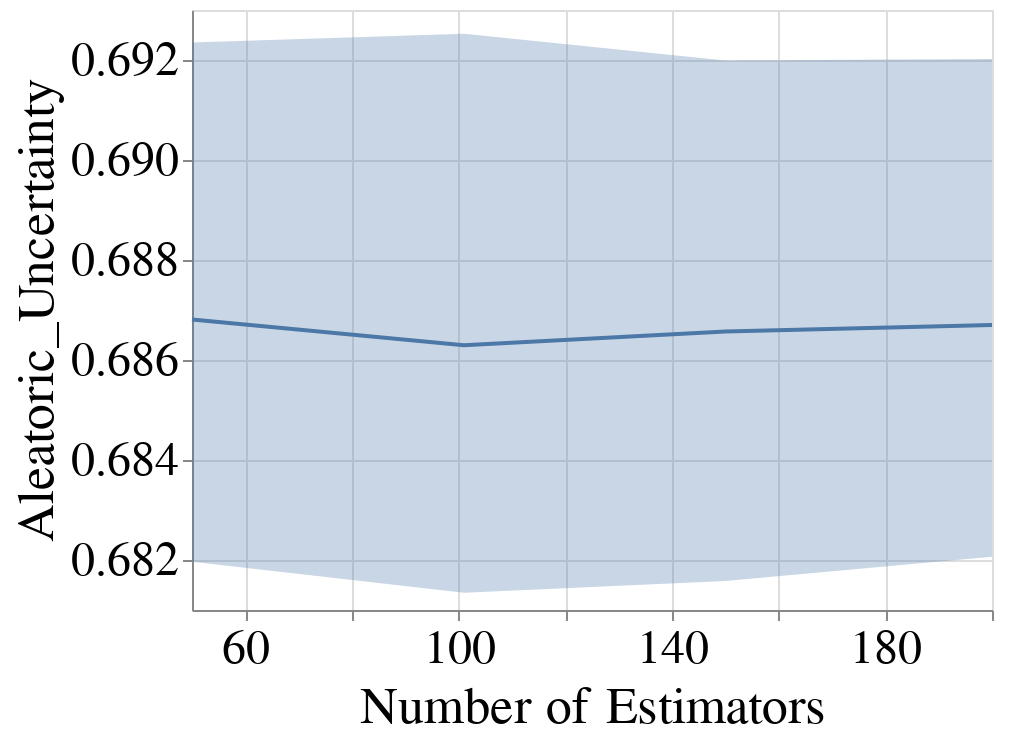

The notebook cell this image was saved under:
### Code cell
create_plot_for_diff_bootstrap_sizes(all_subgroup_metrics_df,
                                     dataset_name=DATASET_NAMES[0],
                                     metric_name='Aleatoric_Uncertainty',
                                     model_name=MODEL_NAMES[0],
                                     with_band=True)

### Figure 1 — Vega-Lite specification as saved in the notebook (floating-point values rounded to 4 significant figures)
{"config": {"view": {"continuousWidth": 400, "continuousHeight": 300}, "axis": {"labelFontSize": 24, "labelFontWeight": "normal", "titleFontSize": 26, "titleFontWeight": "normal"}, "legend": {"columns": 2, "direction": "horizontal", "labelFontSize": 22, "labelLimit": 400, "orient": "top", "symbolStrokeWidth": 10, "titleAnchor": "middle", "titleFontSize": 24, "titleLimit": 300}, "title": {"fontSize": 22}}, "layer": [{"mark": {"type": "errorband", "extent": "ci"}, "encoding": {"x": {"field": "Num_Estimators", "scale": {"domain": [50, 200], "nice": false, "zero": false}, "title": "Number of Estimators", "type": "quantitative"}, "y": {"field": "Metric_Value", "scale": {"zero": false}, "title": "Aleatoric_Uncertainty", "type": "quantitative"}}}, {"mark": "line", "encoding": {"x": {"field": "Num_Estimators", "scale": {"domain": [50, 200], "nice": false, "zero": false}, "title": "Number of Estimators", "type": "quantitative"}, "y": {"aggregate": "mean", "field": "Metric_Value", "scale": {"zero": false}, "title": "Aleatoric_Uncertainty", "type": "quantitative"}}}], "data": {"name": "data-703f6deb0c9e65a168a568da8c7bfd1d"}, "$schema": "https://vega.github.io/schema/vega-lite/v4.17.0.json", "datasets": {"data-703f6deb0c9e65a168a568da8c7bfd1d": [{"Metric": "Aleatoric_Uncertainty", "Model_Name": "RandomForestClassifier", "Dataset_Name": "Folktables_CA_2018_Income", "Num_Estimators": 50, "Record_Create_Date_Time": "2024-02-24T15:56:18.751000", "Session_Uuid": "f12c5c59-e58a-4f5a-bc5b-e33f81189fd7", "Experiment_Iteration": "Exp_iter_1", "Dataset_Split_Seed": 100, "Fair_Intervention_Params_Lst": "[0.0]", "Intervention_Param": 0.0, "Run_Start_Date_Time": "2024-02-24T15:47:09.491000", "Subgroup": "overall", "Metric_Value": 0.6832}, {"Metric": "Aleatoric_Uncertainty", "Model_Name": "RandomForestClassifier", "Dataset_Name": "Folktables_CA_2018_Income", "Num_Estimators": 50, "Record_Create_Date_Time": "2024-02-24T16:22:05.351000", "Session_Uuid": "f12c5c59-e58a-4f5a-bc5b-e33f81189fd7", "Experiment_Iteration": "Exp_iter_2", "Dataset_Split_Seed": 200, "Fair_Intervention_Params_Lst": "[0.0]", "Intervention_Param": 0.0, "Run_Start_Date_Time": "2024-02-24T16:12:38.307000", "Subgroup": "overall", "Metric_Value": 0.6804}, {"Metric": "Aleatoric_Uncertainty", "Model_Name": "RandomForestClassifier", "Dataset_Name": "Folktables_CA_2018_Income", "Num_Estimators": 50, "Record_Create_Date_Time": "2024-02-24T16:23:55.740000", "Session_Uuid": "f12c5c59-e58a-4f5a-bc5b-e33f81189fd7", "Experiment_Iteration": "Exp_iter_4", "Dataset_Split_Seed": 400, "Fair_Intervention_Params_Lst": "[0.0]", "Intervention_Param": 0.0, "Run_Start_Date_Time": "2024-02-24T16:14:35.126000", "Subgroup": "overall", "Metric_Value": 0.698}, {"Metric": "Aleatoric_Uncertainty", "Model_Name": "RandomForestClassifier", "Dataset_Name": "Folktables_CA_2018_Income", "Num_Estimators": 50, "Record_Create_Date_Time": "2024-02-24T16:31:34.018000", "Session_Uuid": "f12c5c59-e58a-4f5a-bc5b-e33f81189fd7", "Experiment_Iteration": "Exp_iter_3", "Dataset_Split_Seed": 300, "Fair_Intervention_Params_Lst": "[0.0]", "Intervention_Param": 0.0, "Run_Start_Date_Time": "2024-02-24T16:22:06.233000", "Subgroup": "overall", "Metric_Value": 0.683}, {"Metric": "Aleatoric_Uncertainty", "Model_Name": "RandomForestClassifier", "Dataset_Name": "Folktables_CA_2018_Income", "Num_Estimators": 50, "Record_Create_Date_Time": "2024-02-24T16:33:13.931000", "Session_Uuid": "f12c5c59-e58a-4f5a-bc5b-e33f81189fd7", "Experiment_Iteration": "Exp_iter_5", "Dataset_Split_Seed": 500, "Fair_Intervention_Params_Lst": "[0.0]", "Intervention_Param": 0.0, "Run_Start_Date_Time": "2024-02-24T16:23:57.349000", "Subgroup": "overall", "Metric_Value": 0.6939}, {"Metric": "Aleatoric_Uncertainty", "Model_Name": "RandomForestClassifier", "Dataset_Name": "Folktables_CA_2018_Income", "Num_Estimators": 50, "Record_Create_Date_Time": "2024-02-24T16:42:30.408000", "Session_Uuid": "f12c5c59-e58a-4f5a-bc5b-e33f81189fd7", "Experiment_Iteration": "Exp_iter_6", "Dataset_Split_Seed": 600, "Fair_Intervention_Params_Lst": "[0.0]", "Intervention_Param": 0.0, "Run_Start_Date_Time": "2024-02-24T16:33:15.280000", "Subgroup": "overall", "Metric_Value": 0.6824}, {"Metric": "Aleatoric_Uncertainty", "Model_Name": "RandomForestClassifier", "Dataset_Name": "Folktables_CA_2018_Income", "Num_Estimators": 101, "Record_Create_Date_Time": "2024-02-24T16:37:30.256000", "Session_Uuid": "d9a91e93-d876-40fe-98be-41ec023e789f", "Experiment_Iteration": "Exp_iter_1", "Dataset_Split_Seed": 100, "Fair_Intervention_Params_Lst": "[0.0]", "Intervention_Param": 0.0, "Run_Start_Date_Time": "2024-02-24T16:17:02.907000", "Subgroup": "overall", "Metric_Value": 0.6829}, {"Metric": "Aleatoric_Uncertainty", "Model_Name": "RandomForestClassifier", "Dataset_Name": "Folktables_CA_2018_Income", "Num_Estimators": 101, "Record_Create_Date_Time": "2024-02-24T16:38:15.529000", "Session_Uuid": "d9a91e93-d876-40fe-98be-41ec023e789f", "Experiment_Iteration": "Exp_iter_4", "Dataset_Split_Seed": 400, "Fair_Intervention_Params_Lst": "[0.0]", "Intervention_Param": 0.0, "Run_Start_Date_Time": "2024-02-24T16:19:14.752000", "Subgroup": "overall", "Metric_Value": 0.6983}, {"Metric": "Aleatoric_Uncertainty", "Model_Name": "RandomForestClassifier", "Dataset_Name": "Folktables_CA_2018_Income", "Num_Estimators": 101, "Record_Create_Date_Time": "2024-02-24T16:56:06.997000", "Session_Uuid": "d9a91e93-d876-40fe-98be-41ec023e789f", "Experiment_Iteration": "Exp_iter_5", "Dataset_Split_Seed": 500, "Fair_Intervention_Params_Lst": "[0.0]", "Intervention_Param": 0.0, "Run_Start_Date_Time": "2024-02-24T16:38:16.381000", "Subgroup": "overall", "Metric_Value": 0.6929}, {"Metric": "Aleatoric_Uncertainty", "Model_Name": "RandomForestClassifier", "Dataset_Name": "Folktables_CA_2018_Income", "Num_Estimators": 101, "Record_Create_Date_Time": "2024-02-24T16:56:31.109000", "Session_Uuid": "d9a91e93-d876-40fe-98be-41ec023e789f", "Experiment_Iteration": "Exp_iter_2", "Dataset_Split_Seed": 200, "Fair_Intervention_Params_Lst": "[0.0]", "Intervention_Param": 0.0, "Run_Start_Date_Time": "2024-02-24T16:37:32.273000", "Subgroup": "overall", "Metric_Value": 0.6805}, {"Metric": "Aleatoric_Uncertainty", "Model_Name": "RandomForestClassifier", "Dataset_Name": "Folktables_CA_2018_Income", "Num_Estimators": 101, "Record_Create_Date_Time": "2024-02-24T17:14:00.415000", "Session_Uuid": "d9a91e93-d876-40fe-98be-41ec023e789f", "Experiment_Iteration": "Exp_iter_6", "Dataset_Split_Seed": 600, "Fair_Intervention_Params_Lst": "[0.0]", "Intervention_Param": 0.0, "Run_Start_Date_Time": "2024-02-24T16:56:08.482000", "Subgroup": "overall", "Metric_Value": 0.6821}, {"Metric": "Aleatoric_Uncertainty", "Model_Name": "RandomForestClassifier", "Dataset_Name": "Folktables_CA_2018_Income", "Num_Estimators": 101, "Record_Create_Date_Time": "2024-02-24T17:16:47.581000", "Session_Uuid": "d9a91e93-d876-40fe-98be-41ec023e789f", "Experiment_Iteration": "Exp_iter_3", "Dataset_Split_Seed": 300, "Fair_Intervention_Params_Lst": "[0.0]", "Intervention_Param": 0.0, "Run_Start_Date_Time": "2024-02-24T16:56:31.776000", "Subgroup": "overall", "Metric_Value": 0.681}, {"Metric": "Aleatoric_Uncertainty", "Model_Name": "RandomForestClassifier", "Dataset_Name": "Folktables_CA_2018_Income", "Num_Estimators": 150, "Record_Create_Date_Time": "2024-02-24T16:49:46.953000", "Session_Uuid": "c4ce3ca1-31dc-4742-9386-91112ff5ed69", "Experiment_Iteration": "Exp_iter_1", "Dataset_Split_Seed": 100, "Fair_Intervention_Params_Lst": "[0.0]", "Intervention_Param": 0.0, "Run_Start_Date_Time": "2024-02-24T16:21:02.579000", "Subgroup": "overall", "Metric_Value": 0.6837}, {"Metric": "Aleatoric_Uncertainty", "Model_Name": "RandomForestClassifier", "Dataset_Name": "Folktables_CA_2018_Income", "Num_Estimators": 150, "Record_Create_Date_Time": "2024-02-24T16:51:35.220000", "Session_Uuid": "c4ce3ca1-31dc-4742-9386-91112ff5ed69", "Experiment_Iteration": "Exp_iter_4", "Dataset_Split_Seed": 400, "Fair_Intervention_Params_Lst": "[0.0]", "Intervention_Param": 0.0, "Run_Start_Date_Time": "2024-02-24T16:22:29.728000", "Subgroup": "overall", "Metric_Value": 0.698}, {"Metric": "Aleatoric_Uncertainty", "Model_Name": "RandomForestClassifier", "Dataset_Name": "Folktables_CA_2018_Income", "Num_Estimators": 150, "Record_Create_Date_Time": "2024-02-24T17:17:29.502000", "Session_Uuid": "c4ce3ca1-31dc-4742-9386-91112ff5ed69", "Experiment_Iteration": "Exp_iter_2", "Dataset_Split_Seed": 200, "Fair_Intervention_Params_Lst": "[0.0]", "Intervention_Param": 0.0, "Run_Start_Date_Time": "2024-02-24T16:49:48.735000", "Subgroup": "overall", "Metric_Value": 0.6796}, {"Metric": "Aleatoric_Uncertainty", "Model_Name": "RandomForestClassifier", "Dataset_Name": "Folktables_CA_2018_Income", "Num_Estimators": 150, "Record_Create_Date_Time": "2024-02-24T17:19:15.604000", "Session_Uuid": "c4ce3ca1-31dc-4742-9386-91112ff5ed69", "Experiment_Iteration": "Exp_iter_5", "Dataset_Split_Seed": 500, "Fair_Intervention_Params_Lst": "[0.0]", "Intervention_Param": 0.0, "Run_Start_Date_Time": "2024-02-24T16:51:36.152000", "Subgroup": "overall", "Metric_Value": 0.6938}, {"Metric": "Aleatoric_Uncertainty", "Model_Name": "RandomForestClassifier", "Dataset_Name": "Folktables_CA_2018_Income", "Num_Estimators": 150, "Record_Create_Date_Time": "2024-02-24T17:44:59.737000", "Session_Uuid": "c4ce3ca1-31dc-4742-9386-91112ff5ed69", "Experiment_Iteration": "Exp_iter_3", "Dataset_Split_Seed": 300, "Fair_Intervention_Params_Lst": "[0.0]", "Intervention_Param": 0.0, "Run_Start_Date_Time": "2024-02-24T17:17:30.335000", "Subgroup": "overall", "Metric_Value": 0.6822}, {"Metric": "Aleatoric_Uncertainty", "Model_Name": "RandomForestClassifier", "Dataset_Name": "Folktables_CA_2018_Income", "Num_Estimators": 150, "Record_Create_Date_Time": "2024-02-24T17:51:00.188000", "Session_Uuid": "c4ce3ca1-31dc-4742-9386-91112ff5ed69", "Experiment_Iteration": "Exp_iter_6", "Dataset_Split_Seed": 600, "Fair_Intervention_Params_Lst": "[0.0]", "Intervention_Param": 0.0, "Run_Start_Date_Time": "2024-02-24T17:19:16.606000", "Subgroup": "overall", "Metric_Value": 0.6821}, {"Metric": "Aleatoric_Uncertainty", "Model_Name": "RandomForestClassifier", "Dataset_Name": "Folktables_CA_2018_Income", "Num_Estimators": 200, "Record_Create_Date_Time": "2024-02-24T17:02:40.552000", "Session_Uuid": "f7c0575e-6607-4d44-a07c-0facc7afa75a", "Experiment_Iteration": "Exp_iter_1", "Dataset_Split_Seed": 100, "Fair_Intervention_Params_Lst": "[0.0]", "Intervention_Param": 0.0, "Run_Start_Date_Time": "2024-02-24T16:24:50.154000", "Subgroup": "overall", "Metric_Value": 0.6836}, {"Metric": "Aleatoric_Uncertainty", "Model_Name": "RandomForestClassifier", "Dataset_Name": "Folktables_CA_2018_Income", "Num_Estimators": 200, "Record_Create_Date_Time": "2024-02-24T17:03:51.676000", "Session_Uuid": "f7c0575e-6607-4d44-a07c-0facc7afa75a", "Experiment_Iteration": "Exp_iter_4", "Dataset_Split_Seed": 400, "Fair_Intervention_Params_Lst": "[0.0]", "Intervention_Param": 0.0, "Run_Start_Date_Time": "2024-02-24T16:26:27.589000", "Subgroup": "overall", "Metric_Value": 0.6977}, {"Metric": "Aleatoric_Uncertainty", "Model_Name": "RandomForestClassifier", "Dataset_Name": "Folktables_CA_2018_Income", "Num_Estimators": 200, "Record_Create_Date_Time": "2024-02-24T17:40:28.215000", "Session_Uuid": "f7c0575e-6607-4d44-a07c-0facc7afa75a", "Experiment_Iteration": "Exp_iter_2", "Dataset_Split_Seed": 200, "Fair_Intervention_Params_Lst": "[0.0]", "Intervention_Param": 0.0, "Run_Start_Date_Time": "2024-02-24T17:02:42.217000", "Subgroup": "overall", "Metric_Value": 0.6804}, {"Metric": "Aleatoric_Uncertainty", "Model_Name": "RandomForestClassifier", "Dataset_Name": "Folktables_CA_2018_Income", "Num_Estimators": 200, "Record_Create_Date_Time": "2024-02-24T17:40:34.814000", "Session_Uuid": "f7c0575e-6607-4d44-a07c-0facc7afa75a", "Experiment_Iteration": "Exp_iter_5", "Dataset_Split_Seed": 500, "Fair_Intervention_Params_Lst": "[0.0]", "Intervention_Param": 0.0, "Run_Start_Date_Time": "2024-02-24T17:03:53.248000", "Subgroup": "overall", "Metric_Value": 0.6939}, {"Metric": "Aleatoric_Uncertainty", "Model_Name": "RandomForestClassifier", "Dataset_Name": "Folktables_CA_2018_Income", "Num_Estimators": 200, "Record_Create_Date_Time": "2024-02-24T18:19:55.214000", "Session_Uuid": "f7c0575e-6607-4d44-a07c-0facc7afa75a", "Experiment_Iteration": "Exp_iter_6", "Dataset_Split_Seed": 600, "Fair_Intervention_Params_Lst": "[0.0]", "Intervention_Param": 0.0, "Run_Start_Date_Time": "2024-02-24T17:40:36.324000", "Subgroup": "overall", "Metric_Value": 0.6828}, {"Metric": "Aleatoric_Uncertainty", "Model_Name": "RandomForestClassifier", "Dataset_Name": "Folktables_CA_2018_Income", "Num_Estimators": 200, "Record_Create_Date_Time": "2024-02-24T18:19:57.060000", "Session_Uuid": "f7c0575e-6607-4d44-a07c-0facc7afa75a", "Experiment_Iteration": "Exp_iter_3", "Dataset_Split_Seed": 300, "Fair_Intervention_Params_Lst": "[0.0]", "Intervention_Param": 0.0, "Run_Start_Date_Time": "2024-02-24T17:40:29.022000", "Subgroup": "overall", "Metric_Value": 0.6819}]}}
